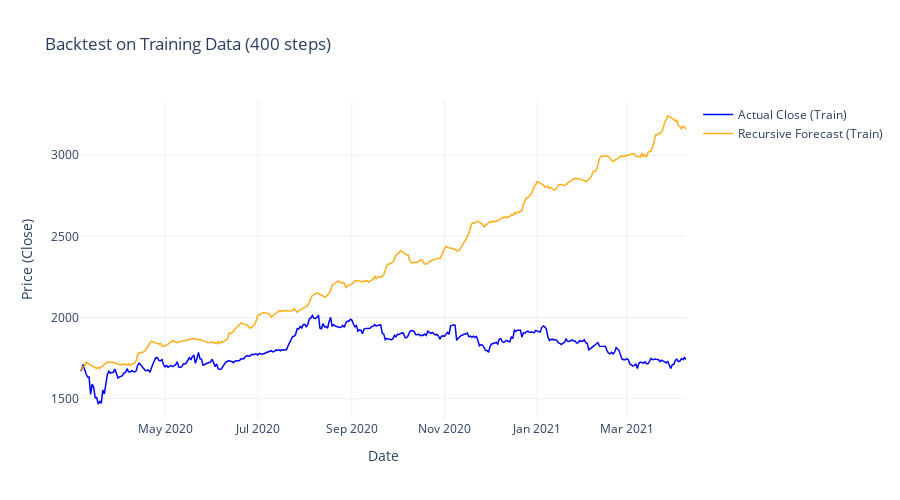

Notebook cell for this chart:
### Code cell
import numpy as np
import pandas as pd
import plotly.graph_objects as go

# ==========================================
# 1. CẤU HÌNH CHO TẬP TRAIN
# ==========================================

# Điểm bắt đầu: Ngay sau khoảng lookback đầu tiên
ROLLING_WINDOW = 28
TRAIN_START_INDEX = max(lookback, ROLLING_WINDOW)

# Số bước: Từ điểm bắt đầu đến điểm chia tập (split)
# Lưu ý: Nếu tập train quá lớn, bạn có thể giảm số này xuống (ví dụ 200) để test nhanh
TRAIN_N_STEPS = 400

print(f"Đang chạy Recursive Forecast trên tập Train từ index {TRAIN_START_INDEX} đến {TRAIN_START_INDEX + TRAIN_N_STEPS}...")

# ==========================================
# 2. THỰC HIỆN DỰ BÁO
# ==========================================
logret_train_pred = recursive_forecast_log_return(
    model=model,
    df=df,
    start_index=TRAIN_START_INDEX,
    rolling_window=ROLLING_WINDOW,
    n_steps=TRAIN_N_STEPS,
    lookback=lookback,
    scaler_X=scaler_X,
    scaler_y=scaler_y,
    features=features,
    target=target,
)

# ==========================================
# 3. TÁI TẠO GIÁ CLOSE (RECONSTRUCT)
# ==========================================

# Lấy giá đóng cửa tại thời điểm ngay trước khi bắt đầu dự báo để làm mốc (Anchor)
anchor_close_train = df["close"].iloc[TRAIN_START_INDEX - 1]

# Tính giá Close dự đoán từ log_returns dự đoán
# Công thức: Price_t = Price_0 * exp(cumsum(log_ret))
close_train_pred = anchor_close_train * np.exp(np.cumsum(logret_train_pred))

# Tạo DataFrame tạm để đối chiếu
df_train_rec = df.iloc[TRAIN_START_INDEX : TRAIN_START_INDEX + TRAIN_N_STEPS].copy()
df_train_rec["close_pred"] = close_train_pred

# ==========================================
# 4. VẼ BIỂU ĐỒ (PLOTLY)
# ==========================================

fig = go.Figure()

# 1. Giá thực tế (Actual Close)
fig.add_trace(go.Scatter(
    x=df_train_rec["date"],
    y=df_train_rec["close"],
    mode="lines",
    name="Actual Close (Train)",
    line=dict(color="blue", width=1.5)
))

# 2. Giá dự báo Recursive (Predicted Close)
fig.add_trace(go.Scatter(
    x=df_train_rec["date"],
    y=df_train_rec["close_pred"],
    mode="lines",
    name="Recursive Forecast (Train)",
    line=dict(color="orange", width=1.5),
    opacity=0.9
))

fig.update_layout(
    title=f"Backtest on Training Data ({TRAIN_N_STEPS} steps)",
    xaxis_title="Date",
    yaxis_title="Price (Close)",
    hovermode="x unified",
    height=500,
    template="plotly_white"
)

fig.show()

### Figure 1 — Plotly figure (JSON) as saved in the notebook; plotly's stock layout.template omitted (floating-point values rounded to 4 significant figures; data arrays with more than 128 entries replaced by an {"elided": "..."} marker saying what was removed)
{"data": [{"line": {"color": "blue", "width": 1.5}, "mode": "lines", "name": "Actual Close (Train)", "type": "scatter", "x": {"elided": "400 str values"}, "y": {"elided": "400 float values"}}, {"line": {"color": "orange", "width": 1.5}, "mode": "lines", "name": "Recursive Forecast (Train)", "opacity": 0.9, "type": "scatter", "x": {"elided": "400 str values"}, "y": {"elided": "400 float values"}}], "layout": {"height": 500, "hovermode": "x unified", "title": {"text": "Backtest on Training Data (400 steps)"}, "xaxis": {"title": {"text": "Date"}}, "yaxis": {"title": {"text": "Price (Close)"}}}}
